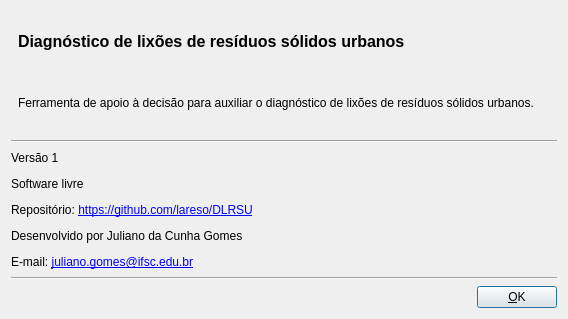
<?xml version="1.0" encoding="UTF-8"?>
<ui version="4.0">
 <class>sobre</class>
 <widget class="QDialog" name="sobre">
  <property name="geometry">
   <rect>
    <x>0</x>
    <y>0</y>
    <width>568</width>
    <height>319</height>
   </rect>
  </property>
  <property name="windowTitle">
   <string>Sobre o sistema</string>
  </property>
  <property name="windowIcon">
   <iconset>
    <normaloff>:/icons/RLRSU.ico</normaloff>:/icons/RLRSU.ico</iconset>
  </property>
  <layout class="QVBoxLayout" name="verticalLayout_2">
   <item>
    <layout class="QHBoxLayout" name="horizontalLayout">
     <property name="spacing">
      <number>0</number>
     </property>
     <item>
      <widget class="QLabel" name="label_2">
       <property name="sizePolicy">
        <sizepolicy hsizetype="Fixed" vsizetype="Preferred">
         <horstretch>0</horstretch>
         <verstretch>0</verstretch>
        </sizepolicy>
       </property>
       <property name="text">
        <string/>
       </property>
       <property name="pixmap">
        <pixmap resource="resources.qrc">:/icons/DLRSU.png</pixmap>
       </property>
      </widget>
     </item>
     <item>
      <layout class="QVBoxLayout" name="verticalLayout">
       <property name="spacing">
        <number>0</number>
       </property>
       <item>
        <widget class="QLabel" name="label">
         <property name="text">
          <string>&lt;html&gt;&lt;head/&gt;&lt;body&gt;&lt;p&gt;&lt;span style=&quot; font-size:12pt; font-weight:600;&quot;&gt;Diagnóstico de lixões de resíduos sólidos urbanos&lt;/span&gt;&lt;/p&gt;&lt;/body&gt;&lt;/html&gt;</string>
         </property>
        </widget>
       </item>
       <item>
        <widget class="QLabel" name="label_3">
         <property name="text">
          <string>&lt;html&gt;&lt;head/&gt;&lt;body&gt;&lt;p align=&quot;justify&quot;&gt;Ferramenta de apoio à decisão para auxiliar o diagnóstico de lixões de resíduos sólidos urbanos.&lt;/p&gt;&lt;/body&gt;&lt;/html&gt;</string>
         </property>
         <property name="textFormat">
          <enum>Qt::AutoText</enum>
         </property>
         <property name="scaledContents">
          <bool>false</bool>
         </property>
         <property name="wordWrap">
          <bool>true</bool>
         </property>
        </widget>
       </item>
      </layout>
     </item>
    </layout>
   </item>
   <item>
    <widget class="Line" name="line">
     <property name="orientation">
      <enum>Qt::Horizontal</enum>
     </property>
    </widget>
   </item>
   <item>
    <widget class="QLabel" name="label_5">
     <property name="text">
      <string>&lt;html&gt;&lt;head/&gt;&lt;body&gt;&lt;p&gt;Versão 1&lt;/p&gt;&lt;p&gt;Software livre&lt;/p&gt;&lt;p&gt;Repositório: &lt;a href=&quot;https://github.com/lareso/DLRSU&quot;&gt;&lt;span style=&quot; text-decoration: underline; color:#0000ff;&quot;&gt;https://github.com/lareso/DLRSU&lt;/span&gt;&lt;/a&gt;&lt;/p&gt;&lt;p&gt;Desenvolvido por Juliano da Cunha Gomes&lt;/p&gt;&lt;p&gt;E-mail: &lt;a href=&quot;mailto:juliano.gomes@ifsc.edu.br&quot;&gt;&lt;span style=&quot; text-decoration: underline; color:#0000ff;&quot;&gt;juliano.gomes@ifsc.edu.br&lt;/span&gt;&lt;/a&gt;&lt;/p&gt;&lt;/body&gt;&lt;/html&gt;</string>
     </property>
     <property name="scaledContents">
      <bool>true</bool>
     </property>
     <property name="wordWrap">
      <bool>false</bool>
     </property>
     <property name="openExternalLinks">
      <bool>true</bool>
     </property>
    </widget>
   </item>
   <item>
    <widget class="Line" name="line_2">
     <property name="orientation">
      <enum>Qt::Horizontal</enum>
     </property>
    </widget>
   </item>
   <item>
    <layout class="QHBoxLayout" name="horizontalLayout_2">
     <item>
      <spacer name="horizontalSpacer">
       <property name="orientation">
        <enum>Qt::Horizontal</enum>
       </property>
       <property name="sizeHint" stdset="0">
        <size>
         <width>40</width>
         <height>20</height>
        </size>
       </property>
      </spacer>
     </item>
     <item>
      <widget class="QPushButton" name="pushButton">
       <property name="text">
        <string>&amp;OK</string>
       </property>
       <property name="icon">
        <iconset>
         <normaloff>:/icons/icons/icon.png</normaloff>:/icons/icons/icon.png</iconset>
       </property>
      </widget>
     </item>
    </layout>
   </item>
  </layout>
 </widget>
 <resources>
  <include location="resources.qrc"/>
 </resources>
 <connections/>
</ui>
